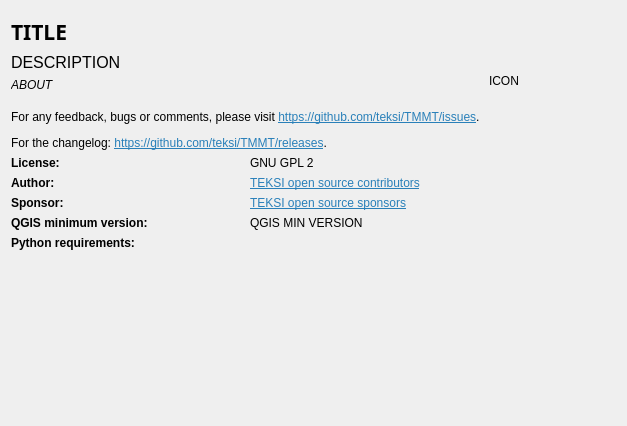
<?xml version="1.0" encoding="UTF-8"?>
<ui version="4.0">
 <class>AboutDialog</class>
 <widget class="QDialog" name="AboutDialog">
  <property name="geometry">
   <rect>
    <x>0</x>
    <y>0</y>
    <width>627</width>
    <height>426</height>
   </rect>
  </property>
  <property name="windowTitle">
   <string>Dialog</string>
  </property>
  <layout class="QGridLayout" name="gridLayout">
   <item row="6" column="0">
    <spacer name="verticalSpacer">
     <property name="orientation">
      <enum>Qt::Vertical</enum>
     </property>
     <property name="sizeHint" stdset="0">
      <size>
       <width>20</width>
       <height>40</height>
      </size>
     </property>
    </spacer>
   </item>
   <item row="1" column="0">
    <layout class="QVBoxLayout" name="verticalLayout">
     <item>
      <widget class="QLabel" name="titleLabel">
       <property name="font">
        <font>
         <family>Sans Serif</family>
         <pointsize>16</pointsize>
         <weight>75</weight>
         <bold>true</bold>
        </font>
       </property>
       <property name="text">
        <string>TITLE</string>
       </property>
      </widget>
     </item>
     <item>
      <widget class="QLabel" name="descriptionLabel">
       <property name="font">
        <font>
         <pointsize>12</pointsize>
        </font>
       </property>
       <property name="text">
        <string>DESCRIPTION</string>
       </property>
      </widget>
     </item>
     <item>
      <widget class="QLabel" name="aboutLabel">
       <property name="font">
        <font>
         <italic>true</italic>
        </font>
       </property>
       <property name="text">
        <string>ABOUT</string>
       </property>
       <property name="wordWrap">
        <bool>true</bool>
       </property>
      </widget>
     </item>
    </layout>
   </item>
   <item row="5" column="0">
    <layout class="QGridLayout" name="gridLayout_2">
     <item row="1" column="1">
      <widget class="QLabel" name="label_8">
       <property name="text">
        <string>&lt;html&gt;&lt;head/&gt;&lt;body&gt;&lt;p&gt;&lt;a href=&quot;https://github.com/teksi/Home/wiki/TEKSI-open-source-Community#contributors&quot;&gt;&lt;span style=&quot; text-decoration: underline; color:#2980b9;&quot;&gt;TEKSI open source contributors&lt;/span&gt;&lt;/a&gt;&lt;/p&gt;&lt;/body&gt;&lt;/html&gt;</string>
       </property>
       <property name="openExternalLinks">
        <bool>true</bool>
       </property>
      </widget>
     </item>
     <item row="4" column="0">
      <widget class="QLabel" name="label_11">
       <property name="font">
        <font>
         <weight>75</weight>
         <bold>true</bold>
        </font>
       </property>
       <property name="text">
        <string>Python requirements:</string>
       </property>
      </widget>
     </item>
     <item row="1" column="0">
      <widget class="QLabel" name="label_4">
       <property name="font">
        <font>
         <weight>75</weight>
         <bold>true</bold>
        </font>
       </property>
       <property name="text">
        <string>Author:</string>
       </property>
      </widget>
     </item>
     <item row="3" column="1">
      <widget class="QLabel" name="qgisMinimumVersionLabel">
       <property name="text">
        <string>QGIS MIN VERSION</string>
       </property>
      </widget>
     </item>
     <item row="3" column="0">
      <widget class="QLabel" name="label_6">
       <property name="font">
        <font>
         <weight>75</weight>
         <bold>true</bold>
        </font>
       </property>
       <property name="text">
        <string>QGIS minimum version:</string>
       </property>
      </widget>
     </item>
     <item row="0" column="0">
      <widget class="QLabel" name="label_2">
       <property name="font">
        <font>
         <weight>75</weight>
         <bold>true</bold>
        </font>
       </property>
       <property name="text">
        <string>License:</string>
       </property>
      </widget>
     </item>
     <item row="2" column="0">
      <widget class="QLabel" name="label_5">
       <property name="font">
        <font>
         <weight>75</weight>
         <bold>true</bold>
        </font>
       </property>
       <property name="text">
        <string>Sponsor:</string>
       </property>
      </widget>
     </item>
     <item row="2" column="1">
      <widget class="QLabel" name="label_9">
       <property name="text">
        <string>&lt;html&gt;&lt;head/&gt;&lt;body&gt;&lt;p&gt;&lt;a href=&quot;https://github.com/teksi/Home/wiki/TEKSI-open-source-Community#sponsors&quot;&gt;&lt;span style=&quot; text-decoration: underline; color:#2980b9;&quot;&gt;TEKSI open source sponsors&lt;/span&gt;&lt;/a&gt;&lt;/p&gt;&lt;/body&gt;&lt;/html&gt;</string>
       </property>
       <property name="openExternalLinks">
        <bool>true</bool>
       </property>
      </widget>
     </item>
     <item row="0" column="1">
      <widget class="QLabel" name="label_7">
       <property name="text">
        <string>GNU GPL 2</string>
       </property>
      </widget>
     </item>
    </layout>
   </item>
   <item row="4" column="0">
    <widget class="QLabel" name="label">
     <property name="text">
      <string>&lt;html&gt;&lt;head/&gt;&lt;body&gt;&lt;p&gt;For any feedback, bugs or comments, please visit &lt;a href=&quot;https://github.com/teksi/TMMT/issues&quot;&gt;&lt;span style=&quot; text-decoration: underline; color:#2980b9;&quot;&gt;https://github.com/teksi/TMMT/issues&lt;/span&gt;&lt;/a&gt;. &lt;/p&gt;&lt;p&gt;For the changelog: &lt;a href=&quot;https://github.com/teksi/TMMT/releases&quot;&gt;&lt;span style=&quot; text-decoration: underline; color:#2980b9;&quot;&gt;https://github.com/teksi/TMMT/releases&lt;/span&gt;&lt;/a&gt;.&lt;/p&gt;&lt;/body&gt;&lt;/html&gt;</string>
     </property>
     <property name="openExternalLinks">
      <bool>true</bool>
     </property>
    </widget>
   </item>
   <item row="0" column="1" rowspan="5">
    <widget class="QLabel" name="iconLabel">
     <property name="text">
      <string>ICON</string>
     </property>
    </widget>
   </item>
  </layout>
 </widget>
 <resources/>
 <connections/>
</ui>
